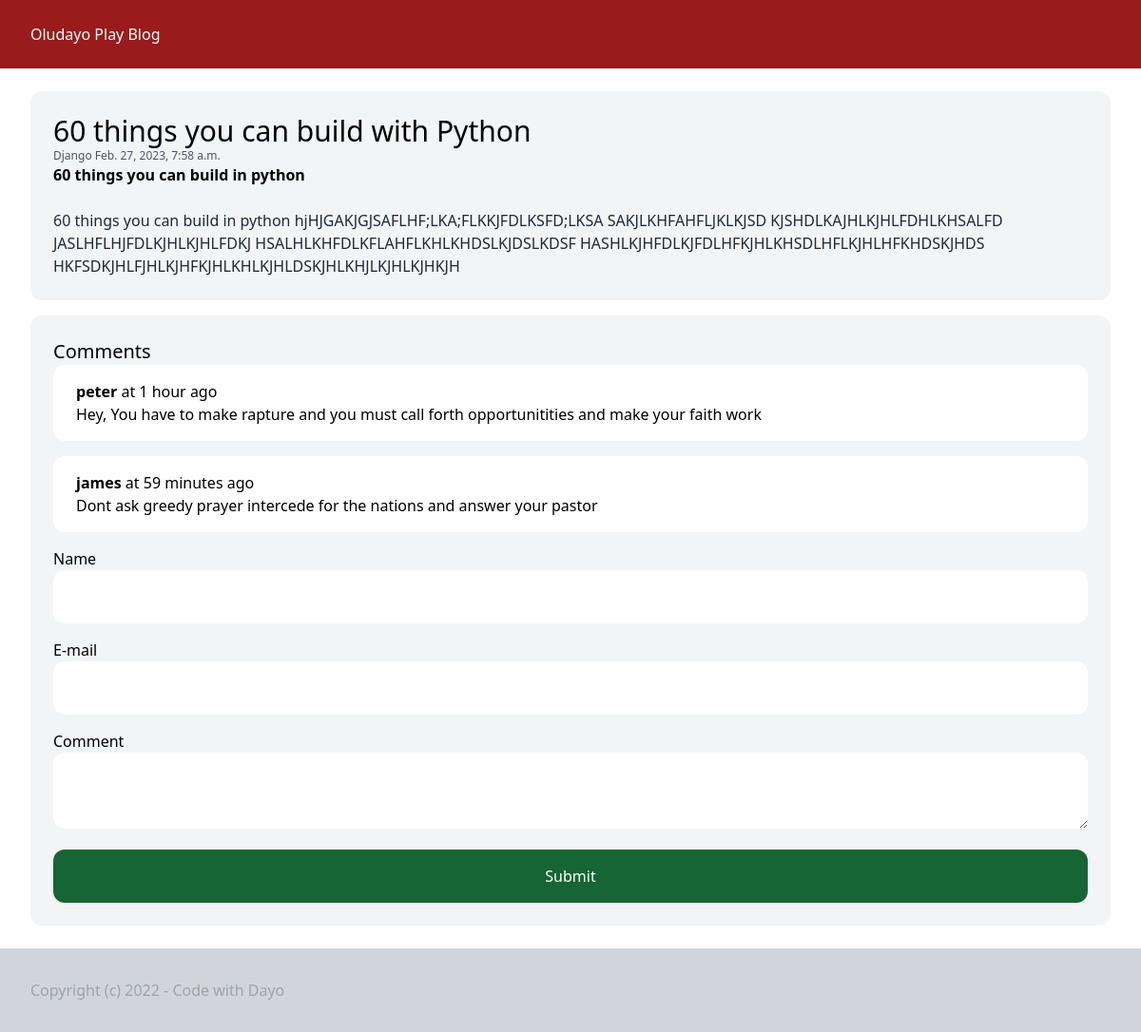
The page /60-things-build/ on the database its author committed.
### post/models.py (models this page shows, shortened)
class Post(models.Model):
    category = models.ForeignKey(Category, related_name='posts', on_delete=models.CASCADE)
    title = models.CharField(max_length=255)
    slug = models.SlugField(max_length=255)
    intro = models.TextField()
    body = models.TextField()
    created_at = models.DateTimeField(auto_now_add=True)
    class Meta:
        ordering = ('-created_at',)

class Category(models.Model):
    title = models.CharField(max_length=255)

class Comment(models.Model):
    post = models.ForeignKey(Post, related_name='comments', on_delete=models.CASCADE)
    name = models.CharField(max_length=255)
    email = models.EmailField(max_length=255)
    comment = models.TextField()
    created_at = models.DateTimeField(auto_now_add=True)

### post/views.py (the view, shortened to what this page needs)
# urls.py: path('<slug:slug>/', views.post_detail, name='post_detail'),
def post_detail(request, slug):
    post = get_object_or_404(Post, slug=slug)
    return render(request, 'post/detail.html', {'post': post})

### templates/post/detail.html (shortened to what this page needs)
{% extends 'post/base.html' %}
{% block content %}
      <article class="p-6 bg-gray-100 rounded-xl">
          <h2 class="text-3xl">{{ post.title }}</h2>
      <span class="text-sm block text-xs text-gray-600">
     <a href="{% url 'category_detail' post.category.id  %}">{{ post.category.title }}</a>
          {{ post.created_at }}
      </span>
      <p class="mb-6 font-semibold ">{{ post.intro }}</p>
    <p class="text-gray-800">
        {{ post.body }}
    </p>
      </article>
    <div class="mt-4 p-6 bg-gray-100 rounded-xl">
    <h3 class="text-xl">Comments</h3>
        {% for  comment in post.comments.all %}
            <div class="mb-4 w-full py-4 px-6 rounded-xl bg-white">
            <strong>{{ comment.name }}</strong> at {{ comment.created_at | timesince}} ago<br>
            {{ comment.comment }}
            </div>
        {% endfor %}
    <form method="post" action="." class="space-y-4">
        <div>
            <label>Name</label><br>
            <input type="text" name="name"  class="w-full py-4 px-6 rounded-xl bg-white">
        </div>
        <div>
            <label>E-mail</label><br>
            <input type="email" name="email" class="w-full py-4 px-6 rounded-xl bg-white">
        </div>
         <div>
            <label>Comment</label><br>
            <textarea name="comment" class="w-full py-4 px-6 rounded-xl bg-white"></textarea>
        </div>
        <div>
            <button class="w-full py-4 px-6 rounded-xl bg-green-800 text-white"> Submit</button>
        </div>
    </form>
    </div>
{% endblock content %}

### templates/post/base.html (shortened to what this page needs)
<!DOCTYPE html>
<html lang="en">
<head>
    <script src="https://cdn.tailwindcss.com"></script>
</head>
<body>
<nav class="py-6 px-8 bg-red-800 text-white">
    <a href="/">Oludayo Play Blog</a>
</nav>
<main class="py-6 px-8 ">
    {% block content %}
    {% endblock content %}
</main>
<footer class="py-8 px-8 bg-gray-300 text-gray-400">
    <p>Copyright (c) 2022 - Code with Dayo</p>
</footer>
</body>
</html>

### rows shown on the page
Post: title "60 things you can build with Python", category "Django", created_at "Feb. 27, 2023, 7:58 a.m.", intro "60 things you can build in python", body "60 things you can build in python hjHJGAKJGJSAFLHF;LKA;FLKKJFDLKSFD;LKSA SAKJLKHFAHFLJKLKJSD KJSHDLKAJHLKJHLFDHLKHSALFD JASLHFLHJFDLKJHLKJHLFDKJ HSALHLKHFDLKFLAHFLKHLKHDSLKJDSLKDSF HASHLKJHFDLKJFDLHFKJHLKHSDLHFLKJHLHFKHDSKJHDS HKFSDKJHLFJHLKJHFKJHLKHLKJHLDSKJHLKHJLKJHLKJHKJH"
Comment: name "peter", created_at "1 hour", comment "Hey, You have to make rapture and you must call forth opportunitities and make your faith work"
Comment: name "james", created_at "59 minutes", comment "Dont ask greedy prayer intercede for the nations and answer your pastor"
